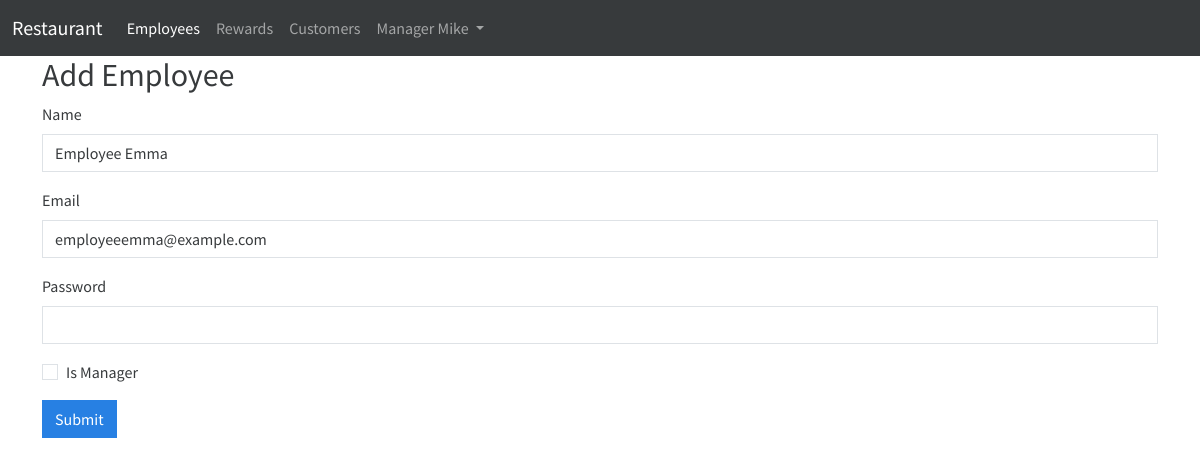
Screenshot of /employeeform.php?id=2 (signed in) with the database file from the repository.
### tables this page shows
CREATE TABLE employees (
    id INT AUTO_INCREMENT PRIMARY KEY,
    name VARCHAR(255) NOT NULL,
    email VARCHAR(255) NOT NULL,
    password TEXT,
    created_by INT,
    is_manager BOOLEAN DEFAULT FALSE,
    inactive boolean DEFAULT FALSE,
    UNIQUE (email)

);

### auth.php (called while the page is built, shortened)
<?php
require_once 'database.php';
function current_user() {
    if (isset($_SESSION['user'])) {
        $user = $_SESSION['user'];
        $pdo = get_connection();
                $entityTable = $user['entity_type'] === 'customer' ? 'customers' : 'employees';
        $sql = "SELECT * FROM {$entityTable} WHERE id = :id";
        $stmt = $pdo->prepare($sql);
        $stmt->execute(['id' => $user['entity_id']]);
        $entity = $stmt->fetch(PDO::FETCH_ASSOC);
        return ['user' => $user, 'entity' => $entity];
    }
    return null;
}
?>

### database.php (called while the page is built, shortened)
<?php
function get_connection() {
    try {
        $dsn = 'mysql:host=' . DB_HOST . ';dbname=' . DB_NAME . ';port=' . DB_PORT;
        $pdo = new PDO($dsn, DB_USER, DB_PASS);
        $pdo->setAttribute(PDO::ATTR_ERRMODE, PDO::ERRMODE_EXCEPTION);
        return $pdo;
    } catch (PDOException $e) {
        die('Database Connection Failed: ' . $e->getMessage());
    }
}
function get_employee($id) {
    try {
        $pdo = get_connection();
        $sql = "SELECT * FROM employees WHERE id = :id";
        $stmt = $pdo->prepare($sql);
        $stmt->bindParam(':id', $id, PDO::PARAM_INT);
        $stmt->execute();
        return $stmt->fetch(PDO::FETCH_ASSOC);     } catch (PDOException $e) {
        die('Error fetching employee: ' . $e->getMessage());
    }
}
?>

### employeeform.php (the view, shortened to what this page needs)
<?php
require_once 'database.php'; require_once 'flashmessages.php'; require_once 'auth.php'; authenticate('manager');
$user = current_user();
$created_by=$user['entity']['id'];
$employee = [ 'name' => '', 'email' => '', 'password' => '', 'created_by' => $created_by, 'is_manager'=>false];
$errors = [];
if (isset($_GET['id']) && !empty($_GET['id'])) {
    $employeeData = get_employee($_GET['id']);
    if ($employeeData) {
        $employee = $employeeData;
    } else {
        set_flash_message('Employee not found.', 'danger');
    }
}
include 'header.php';
?>
<div class="container">
    <h2>Add Employee</h2>
    <form action="employeeform.php<?php echo !empty($employee['id']) ? '?id=' . $employee['id'] : ''; ?>" method="post">
        <div class="mb-3">
            <label for="name" class="form-label">Name</label>
            <input type="text" class="form-control <?php echo !empty($errors['name']) ? 'is-invalid' : ''; ?>" id="name" name="name" value="<?php echo htmlspecialchars($employee['name']); ?>">
        </div>
        <div class="mb-3">
            <label for="email" class="form-label">Email</label>
            <input type="email" class="form-control <?php echo !empty($errors['email']) ? 'is-invalid' : ''; ?>" id="email" name="email" value="<?php echo htmlspecialchars($employee['email']); ?>">
        </div>
        <div class="mb-3">
            <label for="password" class="form-label">Password</label>
            <input type="password" class="form-control <?php echo !empty($errors['password']) ? 'is-invalid' : ''; ?>" id="password" name="password">
        </div>
        <div class="mb-3 form-check">
            <input type="checkbox" class="form-check-input" id="is_manager" name="is_manager" <?php echo $employee['is_manager'] ? 'checked' : ''; ?>>
            <label for="is_manager" class="form-check-label">Is Manager</label>
        </div>
        <button type="submit" class="btn btn-primary">Submit</button>
    </form>
</div>
<?php
include 'footer.php'; ?>

### header.php (shortened to what this page needs)
<?php
require_once("auth.php");
function get_active_link($link) {
    $currentFile = basename($_SERVER['SCRIPT_NAME']);
    if (strpos($currentFile, $link) !== false) {
        return 'active';
    } else {
        return '';
    }
}
$user = current_user();
?>
<!DOCTYPE html>
<html lang="en">
<head>
    <link href="cosmo.css" rel="stylesheet">
    <link href="https://cdnjs.cloudflare.com/ajax/libs/font-awesome/6.5.1/css/all.min.css" rel="stylesheet">
</head>
<body>
    <nav class="navbar navbar-expand-lg navbar-dark bg-dark">
        <div class="container-fluid">
            <a class="navbar-brand" href="index.php">Restaurant</a>
            <div class="collapse navbar-collapse" id="navbarNav">
                <ul class="navbar-nav">
                   <?php if($user['user']['entity_type'] == 'employee') : ?>
                    <?php if($user['entity']['is_manager']): ?>
                    <li class="nav-item ">
                        <a class="nav-link <?php echo get_active_link('employee')?>" href="employees.php">Employees</a>
                    </li>
                    <?php endif?>
                    <li class="nav-item">
                        <a class="nav-link  <?php echo get_active_link('reward')?>" href="rewards.php">Rewards</a>
                    </li>
                    <li class="nav-item">
                        <a class="nav-link  <?php echo get_active_link('customer')?>" href="customers.php">Customers</a>
                    </li>
                    <?php endif;?>
                    <li class="nav-item dropdown">
                        <a class="nav-link dropdown-toggle" href="#" id="navbarDropdownMenuLink" role="button" data-bs-toggle="dropdown" aria-expanded="false">
                            <?php echo $user['entity']['name']?>
                        </a>
                    </li>
          </ul>
            </div>
        </div>
    </nav>

### rows the page displays
employees: name "Manager Mike"
employees: name "Employee Emma", email "employeeemma@example.com"
